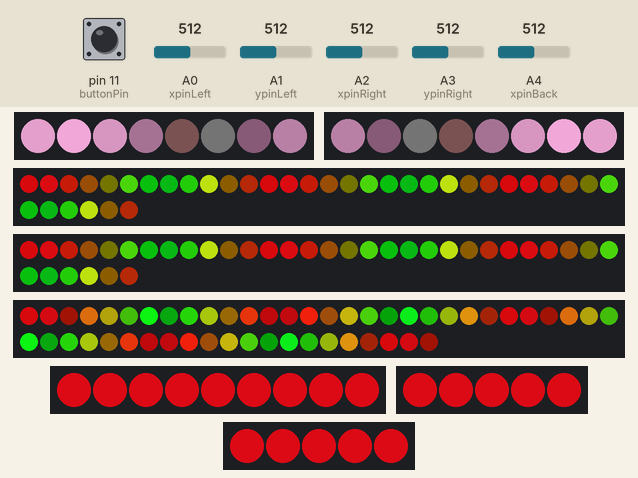
This sketch was run on a simulated Arduino Uno, built with avr-gcc and run on an emulated ATmega328P. On the bench: 2 × 8 RGB LEDs in strip order, left to right, 2 × 36 RGB LEDs in strip order, left to right, continuing on the next row, 51 RGB LEDs in strip order, left to right, continuing on the next row, 9 RGB LEDs in strip order, left to right, 2 × 5 RGB LEDs in strip order, left to right. The test bench sets the inputs (shaded band); at power-on: A0 (xpinLeft) = 512, A2 (xpinRight) = 512, pin 11 (buttonPin) HIGH, A1 (ypinLeft) = 512, A3 (ypinRight) = 512, A4 (xpinBack) = 512. Dim RGB values are drawn brighter than linear.

Above: at 1.26 s.
1.3 s: A0 (xpinLeft) set to 306
At 1.39 s:
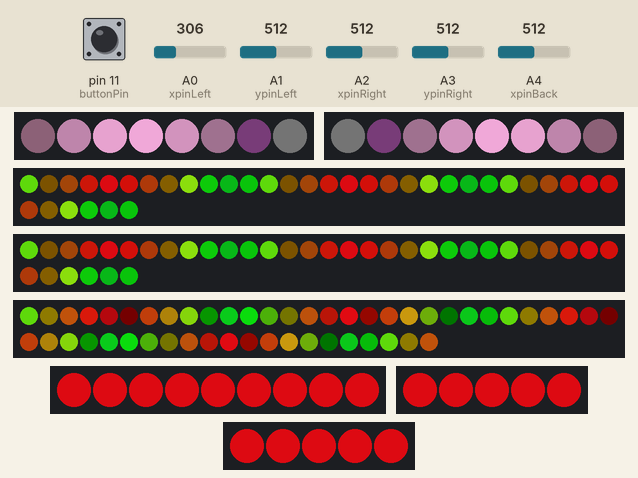
3.0 s: A2 (xpinRight) set to 306
At 3.31 s:
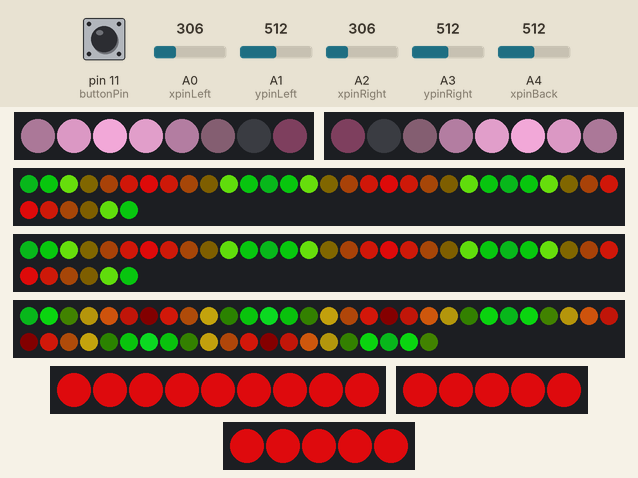
5.7 s: A0 (xpinLeft) set to 716
At 7.27 s:
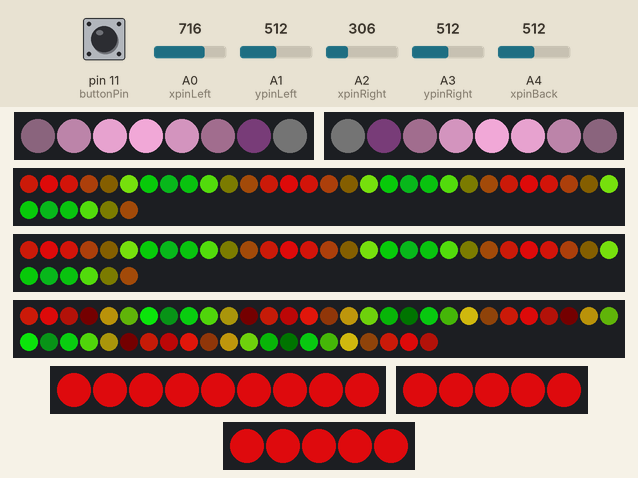
7.8 s: A0 (xpinLeft) set to 290
10.2 s: A2 (xpinRight) set to 716
13.1 s: A2 (xpinRight) set to 30
At 18.77 s:
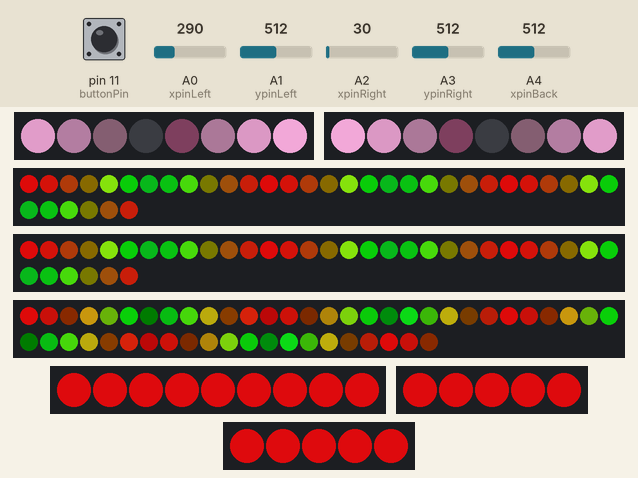
Timing chart, 0 to 20.2 s (numbered marks = the images above; inputs shaded):
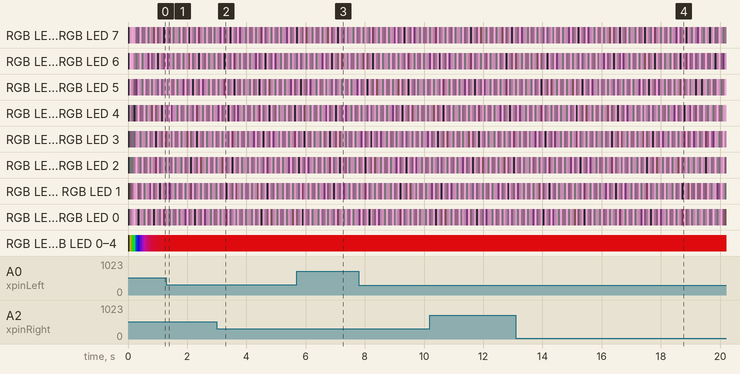

The sketch:

mgen_seahorse_interactive_07_winterwerkschau.ino
```cpp
#include "FastLED.h"
//Pins setup

//Arms
#define numNeoPixelsArm 8
//Left Arm
#define PINLEFTARM 3
//Right Arm
#define PINRIGHTARM 4

//Back
//For the left and side stripe
#define numNeoPixelsSideBack 36

//Left side
#define PINLEFTBACK 5

//Right side
#define PINRIGHTBACK 6

//Middle: the main one
#define numNeoPixelsMainBack 51
#define PINMAINBACK 7

//Front
//Up
#define PINUPFRONT 2
#define numNeoPixelsUpFront 9
//Middle
#define PINMIDDLEFRONT 10
#define numNeoPixelsMiddleFront 5
//Down
#define PINDOWNFRONT 9
#define numNeoPixelsDownFront 5


//Define the array of leds for each stripe
//Left Arm
CRGB stripLeftArm[numNeoPixelsArm];
int hueLeftArm = 140; //HSV
int satLeftArm = 75;
int valLeftArm = 255;

//Right arm
CRGB stripRightArm[numNeoPixelsArm];
int hueRightArm = hueLeftArm; //HSV
int satRightArm = satLeftArm;
int valRightArm = valLeftArm;

//Back
//Left side
CRGB stripLeftBack[numNeoPixelsSideBack];
int hueLeftBack = 40; //HSV
int satLeftBack = 220;
int valLeftBack = 200;

//Right side
CRGB stripRightBack[numNeoPixelsSideBack];
int hueRightBack = hueLeftBack; //HSV
int satRightBack = satLeftBack;
int valRightBack = valLeftBack;

//Middle
CRGB stripMainBack[numNeoPixelsMainBack];
int hueMainBack = hueLeftBack; //HSV
int satMainBack = satLeftBack;
int valMainBack = valLeftBack;

//Front
//Up
CRGB stripUpFront[numNeoPixelsUpFront];
int hueUpFront = 40; //HSV
int satUpFront = 220;
int valUpFront = 200;

//Middle
CRGB stripMiddleFront[numNeoPixelsMiddleFront];
int hueMiddleFront = hueUpFront; //HSV
int satMiddleFront = satUpFront;
int valMiddleFront = valUpFront;

//Down
CRGB stripDownFront[numNeoPixelsDownFront];
int hueDownFront = hueUpFront; //HSV
int satDownFront = satUpFront;
int valDownFront = valUpFront;

//Variables for all the accellerometers
int num = 20; //Iterations to smooForBackth the raw values from the acc

int startTimeCount = 0; //Tracks when a new cycle starts
unsigned long  timeCount = 50;  //Tracks how many milliseconds have passed in total.
unsigned long  timePlus = 50; //Defines how many milliseconds lasts a cycle
unsigned long timeCycle = 0;

//Arms
int diffAccArm;
//Left
int diffAccArmLeft;
//Right
int diffAccArmRight;

//Arms
int accSmooForArm = 0;
float smooForArm = 0;
float counterForArm = 0.0;
float counterAdderForArm = 1.0;

//Back
int accSmooForBack = 0;
float smooForBack = 0;
float counterForBack = 0.0; //aux value to to show the chasing lighting efecct.
float counterAdderForBack = 1.0;


//Variables that both accelerometers on the arms use
//For both X Axis on the arms

int minReadingXArm = 220; //290 //218
int maxReadingXArm = 255; //405 //255

int minAccArm = 0; //The minimum value that abs(endCycleValue - initCycleValue) may give
int maxAccArm = 200; //The maximum value that abs(endCycleValue - initCycleValue) may give

int mapMinAccArm = 0; //The minimum value that accBack may have at the end
int mapMaxAccArm = 300; //The maximum value that accBack may have at the end

float animationSpeedArm = 0.8;

//For both Y Axis on the arms

int minReadingYArm = 180; //273;
int maxReadingYArm = 220; //420

int mapMinHeightArm = 0;
int mapMaxHeightArm = 30;

// Controlling the Hue

int hueRange = 40;
float hueChange, helpHueChange = 0;

//For the X on the back

int minReadingXBack = 180;
int maxReadingXBack = 220; //220

int minAccBack = 0; //The minimum value that abs(endCycleValue - initCycleValue) may give
int maxAccBack = 100; //The maximum value that abs(endCycleValue - initCycleValue) may give

int mapMinAccBack = 0; //The minimum value that accBack may have at the end
int mapMaxAccBack = 10; //The maximum value that accBack may have at the end

//For the accelerometer on the LEFT Arm. All the variables end with the word "Left"

//X Axis
const int xpinLeft = A0;  //x axis of

int analogValueXLeft = 0; //has the average value of the axis after a "num" number of iterations

int valueXStartLeft = 0; //Tracks the value in the start of every new cycle

int accLeft = 0; //The final value that it is passed to the NeoPixel Function.

//Y Axis
const int ypinLeft = A1;  //y axis of the acc

int analogValueYLeft = 0;

//For the accelerometer on the RIGHT Arm. All the variables end with the word "Right"

//X Axis
const int xpinRight = A2;  //x axis of

int analogValueXRight = 0; //has the average value of the axis after a "num" number of iterations

int valueXStartRight = 0; //Tracks the value in the start of every new cycle

int accRight = 0; //The final value that it is passed to the NeoPixel Function.
//Y Axis
const int ypinRight = A3;  //y axis of the acc

int analogValueYRight = 0;

//For the accelerometer on the Back; All the variables end with the word "Back"
const int xpinBack = A4;  //x axis of the acc located on the back

int analogValueXBack = 0; //has the average value of the axis after a "num" number of iterations

int valueXStartBack = 0; //Tracks the value in the start of every new cycle

int accBack = 0; //The final value that it is passed to the NeoPixel Function.

//Variables for Effects

boolean flickering = true;
float flickerSize = 30; // min 30, max 255

//Variables for press button
float overallBrightness = 255;
float brightnessChangeSpeed = 4;
int maxBrightness = 255;
int minBrightness = 30;

int buttonPin = 11;
int buttonValue;
boolean buttonPressed = false;
boolean onOff = true;

//Variables for the presentation

int mode = 0;
int numModes = 1;
float hue1, hue2, helpHue1, helpHue2;

void setup() {
  // initialize the serial communications:
  Serial.begin(9600);
  switchColors();

  //Button
  pinMode(buttonPin, INPUT_PULLUP);

  //Arms
  FastLED.addLeds<NEOPIXEL, PINLEFTARM>(stripLeftArm, numNeoPixelsArm);
  FastLED.addLeds<NEOPIXEL, PINRIGHTARM>(stripRightArm, numNeoPixelsArm);

  //Back
  FastLED.addLeds<NEOPIXEL, PINLEFTBACK>(stripLeftBack, numNeoPixelsSideBack);
  FastLED.addLeds<NEOPIXEL, PINRIGHTBACK>(stripRightBack, numNeoPixelsSideBack);
  FastLED.addLeds<NEOPIXEL, PINMAINBACK>(stripMainBack, numNeoPixelsMainBack);

  //Front
  FastLED.addLeds<NEOPIXEL, PINUPFRONT>(stripUpFront, numNeoPixelsUpFront);
  FastLED.addLeds<NEOPIXEL, PINMIDDLEFRONT>(stripMiddleFront, numNeoPixelsMiddleFront);
  FastLED.addLeds<NEOPIXEL, PINDOWNFRONT>(stripDownFront, numNeoPixelsDownFront);


}

void loop() {

  //Press Button
  // make use of the button


  buttonValue = digitalRead(buttonPin);

  //Serial.println(buttonValue);

  if (buttonValue == 0 && buttonPressed == false) {
    buttonPressed = true;
    mode = (mode + 1) % numModes;
    switchColors();
  }
  if (buttonValue == 1) {
    buttonPressed = false;
  }

  //depending on the state adjust the brightness quickly
  /*

    if(onOff && overallBrightness<maxBrightness){
      overallBrightness+=brightnessChangeSpeed;
      //strip.setBrightness(overallBrightness); //this should be adjusted to affect the brightnesses
      FastLED.setBrightness(overallBrightness);
    }

    if(!onOff && overallBrightness>minBrightness){
      overallBrightness-=brightnessChangeSpeed;
      FastLED.setBrightness(overallBrightness);
    }
  */
  //Arms
  counterAdderForArm = map(constrain(smooForArm, 0, 200), 0, 200, 800, 3000) / 1000.0;
  counterForArm += counterAdderForArm;

  //Back
  counterAdderForBack = map(constrain(smooForBack, 0, 200), 0, 200, 800, 3000) / 1000.0;
  counterForBack += counterAdderForBack;

  //setChasingLight(stripLeftX, numNeoPixelsArm, animationSpeedArm, counterForBack);

  //setChasingLight(stripLeftX, numNeoPixelsBack, animationSpeedArm, counterForBack);
  //setChasingLight(stripRightX, numNeoPixelsBack, animationSpeedArm, counterForBack);


  for (int i = 0; i < num; i++) {

    analogValueXLeft += analogRead(xpinLeft);
    analogValueYLeft += analogRead(ypinLeft);

    analogValueXRight += analogRead(xpinRight);
    analogValueYRight += analogRead(ypinRight);

    analogValueXBack += analogRead(xpinBack);

    delay(0);
  }

  analogValueXLeft = analogValueXLeft / num;
  analogValueYLeft = analogValueYLeft / num;

  analogValueXRight = analogValueXRight / num;
  analogValueYRight = analogValueYRight / num;

  analogValueXBack = analogValueXBack / num;

  if (startTimeCount == 0) {
    valueXStartLeft = analogValueXLeft;

    valueXStartRight = analogValueXRight;

    valueXStartBack = analogValueXBack;
  }

  analogValueXLeft = constrain(analogValueXLeft, minReadingXArm, maxReadingXArm);

  analogValueXRight = constrain(analogValueXRight, minReadingXArm, maxReadingXArm);

  analogValueXBack = constrain(analogValueXBack, minReadingXBack, maxReadingXBack);

  timeCycle = millis();

  //If a certain period of time passes enters the if
  //For the X axis in the left and right arms.
  //For the X axis on the back.
  if (timeCycle >= timeCount) {
    diffAccArmLeft = abs(analogValueXLeft - valueXStartLeft);
    diffAccArmRight = abs(analogValueXRight - valueXStartRight);

    diffAccArm = diffAccArmRight + diffAccArmLeft;

    accLeft = diffAccArmLeft;
    accLeft = mapValue(accLeft, minAccArm, maxAccArm, mapMinAccArm, mapMaxAccArm);

    accRight = diffAccArmRight;
    accRight = mapValue(accRight, minAccArm, maxAccArm, mapMinAccArm, mapMaxAccArm);

    accBack = abs(analogValueXBack - valueXStartBack);
    accBack = mapValue(accBack, minAccBack, maxAccBack, mapMinAccBack, mapMaxAccBack);

    //if(accBack <= 60){
    //accBack = 5;
    //}

    //Serial.println(accLeft);

    if (accSmooForBack < diffAccArm) {
      accSmooForBack = diffAccArm;
      accSmooForArm = diffAccArm;
    }

    //Add effect


    //To control the frecuency that it enters the if
    timeCount = timeCount + timePlus;
    startTimeCount = 0;
  }
  else {
    startTimeCount = 1;
  }

  //For the two finns on the Arms
  if (accSmooForArm > 0) {
    accSmooForArm = accSmooForArm - 4.0;
    if (accSmooForArm < 0) {
      accSmooForArm = 0;
    }
  }

  //For the three strips on the Back
  if (accSmooForBack > 0) {
    accSmooForBack = accSmooForBack - 1.5;
    if (accSmooForBack < 0) {
      accSmooForBack = 0;
    }
  }
  // We want a really smooForBackth value
  //Arms
  smooForArm = smooForArm + (accSmooForArm - smooForArm) * 0.09;

  //Back
  smooForBack = smooForBack + (accSmooForBack - smooForBack) * 0.09;

  // Serial.println(smooForBack);

  //CONTROL THE COLORS AND OTHER VISUAL STUFF

  flickerSize = map(constrain(smooForBack, 20, 200), 20, 200, 40, 160);

  switch (mode) {
    case 0:
      hueRange = 255;
      break;
    default:
      hueRange = 180;
      break;
  }


  analogValueYLeft = mapValue(analogValueYLeft, minReadingYArm, maxReadingYArm, mapMinHeightArm, mapMaxHeightArm);
  analogValueYRight = mapValue(analogValueYRight, minReadingYArm, maxReadingYArm, mapMinHeightArm, mapMaxHeightArm);

  helpHueChange = map(max(analogValueYLeft, analogValueYRight), mapMinHeightArm, mapMaxHeightArm, 0, hueRange);
  hueChange = hueChange + (helpHueChange - hueChange) * 0.2;

  helpHue1 = map(analogValueYLeft, mapMinHeightArm, mapMaxHeightArm, 0, 255);
  helpHue2 = map(analogValueYRight, mapMinHeightArm, mapMaxHeightArm, 0, 255);
  hue1 = hue1 + (helpHue1 - hue1) * 0.2;
  hue2 = hue2 + (helpHue2 - hue2) * 0.2;


  // Serial.print(analogValueYLeft);
  // Serial.print(",");
  // Serial.println(analogValueYRight);

  //Add effect

  //Left Arm
  for (int i = 0; i < numNeoPixelsArm ; i++) {
    float sine = sin((i * TWO_PI / numNeoPixelsArm) + counterForArm * animationSpeedArm);
    float phase = map(sine * 1000, -1000, 1000, 0, 1000) / 1000.0;
    switch (mode) {
      case 0:
        stripLeftArm[i] = CHSV(hueLeftArm, satLeftArm, valLeftArm * phase);
        break;
      default:
        stripLeftArm[i] = CHSV(int(i * (255 / 8)), 255, valLeftArm * phase);
        break;
    }
  }

  //Right arm X
  for (int i = 0; i < numNeoPixelsArm ; i++) {
    float sine = sin(((numNeoPixelsArm - i - 1) * TWO_PI / numNeoPixelsArm) + counterForArm * animationSpeedArm);
    float phase = map(sine * 1000, -1000, 1000, 0, 1000) / 1000.0;
    switch (mode) {
      case 0:
        stripRightArm[i] = CHSV(hueRightArm, satRightArm, valRightArm * phase);
        break;
      default:
        stripRightArm[i] = CHSV(int(i * (255 / 8)), 255, valRightArm * phase);
        break;
    }
  }


  //RightBack
  for (int i = 0; i < numNeoPixelsSideBack ; i++) {
    switch (mode) {
      case 0:
        stripRightBack[i] = CHSV(int(hueRightBack + hueChange + (sin(-counterForBack * 0.3 + i * PI / 6) + 1) * flickerSize / 3) % 255, satRightBack, valRightBack - (sin(-counterForBack * 0.3 + i * PI / 6) + 1) * flickerSize);
        break;
      default:
        stripRightBack[i] = CHSV(0, 0, 20 + hueChange);
        break;
    }
  }


  //LeftBack
  for (int i = 0; i < numNeoPixelsSideBack ; i++) {
    switch (mode) {
      case 0:
        stripLeftBack[i] = CHSV(int(hueLeftBack + hueChange + (sin(-counterForBack * 0.3 + i * PI / 6) + 1) * flickerSize / 3) % 255, satMainBack, valLeftBack - (sin(-counterForBack * 0.3 + i * PI / 6) + 1) * flickerSize);
        break;
      default:
        stripLeftBack[i] = CHSV(0, 0, 20 + hueChange);
        break;
    }
  }


  //MainBack
  for (int i = 0; i < numNeoPixelsMainBack ; i++) {
    switch (mode) {
      case 0:
        stripMainBack[i] = CHSV(int(hueMainBack + hueChange + (sin(-counterForBack * 0.3 + i * PI / 6) + 1) * flickerSize / 3) % 255, satMainBack, valMainBack - (sin(-counterForBack * 0.3 + i * PI / 4) + 1) * flickerSize);
        break;
      default:
        stripMainBack[i] = CHSV(0, 0, 20 + hueChange);
        break;
    }
  }

  //Front
  for (int i = 0; i < numNeoPixelsUpFront ; i++) {
    switch (mode) {
      case 0:
        stripUpFront[i] = CHSV(int(hueUpFront + hueChange) % 255, satUpFront, valUpFront);
        break;
      default:
        stripUpFront[i] = CHSV(0, 0, 255);
        break;
    }
  }

  //Middle
  for (int i = 0; i < numNeoPixelsMiddleFront ; i++) {
    switch (mode) {
      case 0:
        stripMiddleFront[i] = CHSV(int(hueMiddleFront + hueChange) % 255, satMiddleFront, valMiddleFront);
        break;
      default:
        stripMiddleFront[i] = CHSV(0, 0, 255);
        break;
    }
  }

  //Down
  for (int i = 0; i < numNeoPixelsDownFront ; i++) {
    switch (mode) {
      case 0:
        stripDownFront[i] = CHSV(int(hueDownFront + hueChange) % 255, satDownFront, valDownFront);
        break;
      default:
        stripDownFront[i] = CHSV(0, 0, 255);
        break;
    }
  }

  //Reinitilize values
  //Left arm
  analogValueXLeft = 0;
  analogValueYLeft = 0;

  //Right arm
  analogValueXRight = 0;
  analogValueYRight = 0;

  //Back
  analogValueXBack = 0;

  //Update leds
  FastLED.show();

}

void switchColors() {

  switch (mode) {
    case 0:

      hueLeftArm = 255 / 6 * 5.2; //HSV
      satLeftArm = 60;
      valLeftArm = 255;

      hueRightArm = hueLeftArm; //HSV
      satRightArm = satLeftArm;
      valRightArm = valLeftArm;

      //REST

      hueLeftBack = 0; //HSV
      satLeftBack = 200;
      valLeftBack = 200;

      hueRightBack = hueLeftBack; //HSV
      satRightBack = satLeftBack;
      valRightBack = valLeftBack;

      hueMainBack = hueLeftBack; //HSV
      satMainBack = satLeftBack;
      valMainBack = valLeftBack;

      hueUpFront = hueLeftBack; //HSV
      satUpFront = satLeftBack;
      valUpFront = 200;

      hueMiddleFront = hueUpFront; //HSV
      satMiddleFront = satUpFront;
      valMiddleFront = valUpFront;

      hueDownFront = hueUpFront; //HSV
      satDownFront = satUpFront;
      valDownFront = valUpFront;
      break;

    default:
      hueLeftArm = 140; //HSV
      satLeftArm = 25;
      valLeftArm = 255;

      hueRightArm = hueLeftArm; //HSV
      satRightArm = satLeftArm;
      valRightArm = valLeftArm;

      //REST

      hueLeftBack = 255 / 6 * 5.3; //HSV
      satLeftBack = 200;
      valLeftBack = 200;

      hueRightBack = hueLeftBack; //HSV
      satRightBack = satLeftBack;
      valRightBack = valLeftBack;

      hueMainBack = hueLeftBack; //HSV
      satMainBack = satLeftBack;
      valMainBack = valLeftBack;

      hueUpFront = hueLeftBack; //HSV
      satUpFront = satLeftBack;
      valUpFront = 200;

      hueMiddleFront = hueUpFront; //HSV
      satMiddleFront = satUpFront;
      valMiddleFront = valUpFront;

      hueDownFront = hueUpFront; //HSV
      satDownFront = satUpFront;
      valDownFront = valUpFront;
      break;

  }


}

int mapValue(int value, int minReadingValue, int maxReadingValue, int minMapValue, int maxMapValue) {

  //Serial.print("Original Value = " );
  //Serial.print(value);

  int auxValue = 0;
  int valueOut = 0;

  auxValue = value;
  auxValue = constrain(auxValue, minReadingValue, maxReadingValue);

  //Serial.print(" analogValue = " );
  //Serial.print(auxValue);

  valueOut = map(auxValue, minReadingValue, maxReadingValue, minMapValue, maxMapValue);
  valueOut = constrain(valueOut, minMapValue, maxMapValue);

  //Serial.print(" scaled to " );
  //Serial.print(valueOut, DEC);
  //Serial.println();

  return valueOut;
}

int lerp(float in1, float in2, float percent) {
  return (1 - percent) * in1 + percent * in2;

}
```
